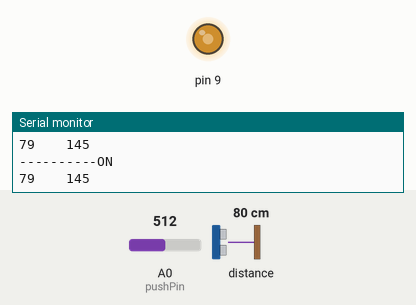
Recording of a sketch running on a simulated Arduino Uno, built with avr-gcc and run on an emulated ATmega328P. On the bench: output pins drawn as LEDs (lit = HIGH), the last lines printed to the serial monitor. Wiring (inferred from the names in the program): SRF02/SRF08 range finder at I2C address 0x70. The inputs (shaded band) are chosen by the test bench; at power-on: distance to the obstacle 80 cm, A0 (pushPin) = 512.

Above: at 1.2 s.
1.3 s: distance to the obstacle set to 2 cm
At 3.0 s:
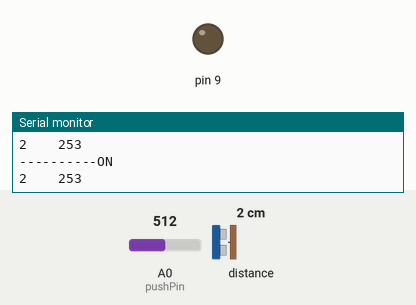
3.3 s: distance to the obstacle set to 120 cm
At 3.57 s:
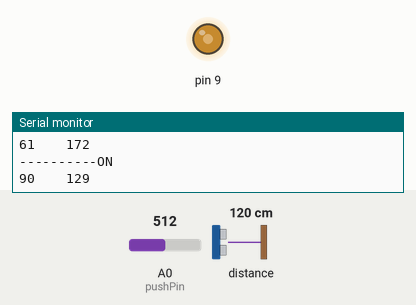
5.2 s: distance to the obstacle set to 4 cm
At 5.43 s:
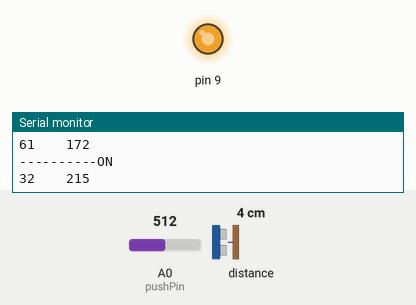
8.2 s: distance to the obstacle set to 9 cm
At 8.46 s:
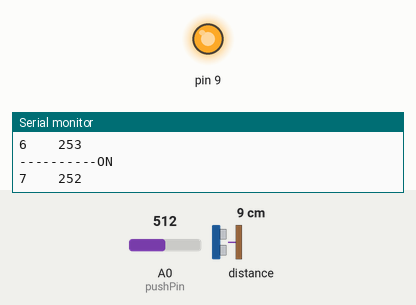
11.2 s: A0 (pushPin) set to 32
12.7 s: A0 (pushPin) set to 26
Timing chart, 0 to 15.2 s (numbered marks = the images above; inputs shaded):
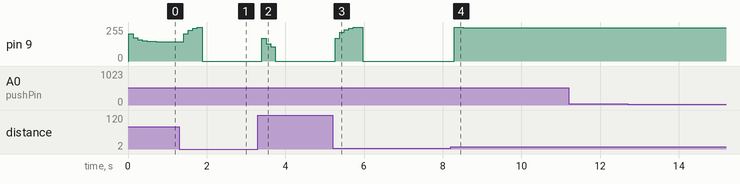

Measured:
- after the input at 1.3 s, pin 9: 145/255 → 203/255 after 0.12 s, → 231/255 0.12 s later, → 246/255 0.12 s later, → 253/255 0.12 s later, … (5 changes in this stretch)
- after the input at 3.3 s, pin 9: 0/255 → 172/255 after 0.10 s, → 129/255 0.12 s later, → 107/255 0.12 s later, → 0/255 0.12 s later
- after the input at 5.2 s, pin 9: rises from 0/255 to 255/255 in 0.58 s, then falls to 0/255 in 0.12 s
- after the input at 8.2 s, pin 9: 0/255 → 253/255 after 0.09 s, → 252/255 0.12 s later, → 250/255 0.12 s later

The sketch:

guanto2.ino
```cpp
#include <Wire.h>
#include <Servo.h>

int reading = 0, readingM1 = 0;

const int FILTERING = 1;

int pushPin = A0;
int pushValue;
int pushTreshold = 30;
bool statoPush, stato;

float reads[10];
double sonarTimer = 0;
// #TUNE
int thresholdMax = 110;
int thresholdMin = 5;

long int contSonarRoutine = 0;
long int maxsonarTimer = 0;
double sonarTimeTot = 0;
boolean modeD = false, coro = false, cora = false;

//Filter #TUNE
float alpha = 0.5;

byte lowB, highB;
int us;
//Servo viber;

void setup()
{
  Wire.begin();
  Serial.begin(9600);
  Serial.println("START");
  pinMode(pushPin, INPUT_PULLUP);

}

void loop()
{
  readVelostat();

  if(statoPush==1){
    stato= !stato;
    statoPush=0;
  }
  stato = 1;
  if(stato==1){
    Serial.println("----------ON");
    usRoutine();
    viberRoutine();
    SerialRoutine();
  }else if(stato==0){
    Serial.println("----------OFF");
    analogWrite(9, 0);
  }
  delay(100);
}


void readVelostat() {

  pushValue = analogRead(pushPin);
  //Serial.println(pushValue);

  if (pushValue < pushTreshold) {
    statoPush = 1;
    delay(50);
  }
}

void SerialRoutine()
{
  Serial.print(reading);
  Serial.print("\t\t");
  Serial.println(us);

  if (coro)
  {
    Serial.print("us: ");
    Serial.println(us);
    coro = false;
  }
}

void viberRoutine()
{
  //int us = analogRead(0);
  //us = K*1/reading;
  if (modeD)
  {
    if (reading < thresholdMin)
    {
      analogWrite(9, 255);
      coro = true;
    }
    else
      analogWrite(9, 0);
  }
  else
  {
    if (reading < thresholdMin) {
      analogWrite(9, 0);
    } else if (reading > thresholdMax) {
      analogWrite(9, 0);
    } else {
      us = map(reading, thresholdMax, thresholdMin, 100, 255);
      analogWrite(9, us);
    }
  }
  readingM1 = reading;
}

void usRoutine()
{
  Wire.beginTransmission(112);
  Wire.write(byte(0x00));
  Wire.write(byte(0x51));

  Wire.endTransmission();
  delay(15);

  Wire.beginTransmission(112);
  Wire.write(byte(0x02));
  Wire.endTransmission();
  sonarTimer = micros();
  Wire.requestFrom(112, 2);

  if (2 <= Wire.available()) {
    reading = Wire.read();
    reading = reading << 8;
    reading |= Wire.read();
  }

  if (FILTERING)
    filter();

  contSonarRoutine++;
  sonarTimer = micros() - sonarTimer;
  if (maxsonarTimer <= sonarTimer)
    maxsonarTimer = sonarTimer;
  sonarTimeTot = sonarTimeTot + sonarTimer;
  //Serial.print(sonarTimer);   // print the reading
}

void filter()
{
  reading = (1 - alpha) * readingM1 + alpha * reading;
}
```
